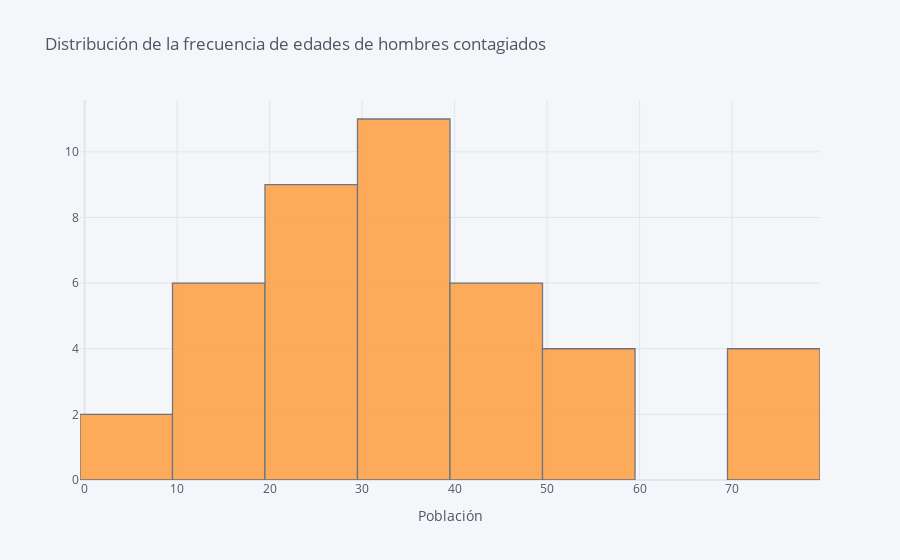

Source (notebook cell):
### Code cell
#Histograma
# Se elabora un histograma de frecuncia para la edad de los hombres 
Data_0[[2]].iplot(kind='hist',xTitle='Población', 
                           title='Distribución de la frecuencia de edades de hombres contagiados')

### Figure 1 — Plotly figure (JSON) as saved in the notebook; plotly's stock layout.template omitted (floating-point values rounded to 4 significant figures)
{"data": [{"histfunc": "count", "histnorm": "", "marker": {"color": "rgba(255, 153, 51, 1.0)", "line": {"color": "#4D5663", "width": 1.3}}, "name": "2.0", "opacity": 0.8, "orientation": "v", "type": "histogram", "x": [null, null, 32, 38, null, 77, null, 28, 23, null, null, null, null, null, 59, 38, null, null, null, null, null, 45, null, null, 25, null, 36, null, 30, 37, null, null, 75, 16, 38, null, null, 41, null, null, 6, null, 75, null, null, null, null, 6, 72, null, null, 17, null, 18, null, null, null, 25, 33, 53, 28, null, null, null, 16, 46, null, 35, 48, 22, null, 33, null, null, null, null, null, 11, 38, 20, null, null, 53, 49, null, null, null, 46, null, 29, null, null, null, 13, null, 59, null, 21, null, null]}], "layout": {"barmode": "overlay", "legend": {"bgcolor": "#F5F6F9", "font": {"color": "#4D5663"}}, "paper_bgcolor": "#F5F6F9", "plot_bgcolor": "#F5F6F9", "title": {"font": {"color": "#4D5663"}, "text": "Distribución de la frecuencia de edades de hombres contagiados"}, "xaxis": {"gridcolor": "#E1E5ED", "showgrid": true, "tickfont": {"color": "#4D5663"}, "title": {"font": {"color": "#4D5663"}, "text": "Población"}, "zerolinecolor": "#E1E5ED"}, "yaxis": {"gridcolor": "#E1E5ED", "showgrid": true, "tickfont": {"color": "#4D5663"}, "title": {"font": {"color": "#4D5663"}, "text": ""}, "zerolinecolor": "#E1E5ED"}}}
